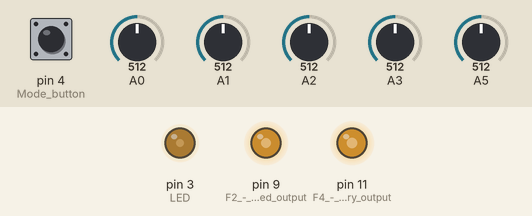
A sketch run on a simulated Arduino Uno, built with avr-gcc and run on an emulated ATmega328P. Shown: output pins drawn as LEDs (lit = HIGH). The test bench sets the inputs (shaded band); at power-on: A0 = 512, A1 = 512, pin 4 (Mode_button) HIGH, A3 = 512, A2 = 512, A5 = 512. Random numbers use the default seed unless the sketch sets one.

Above: at 1.8 s.
1.9 s: A0 set to 716
At 3.4 s:
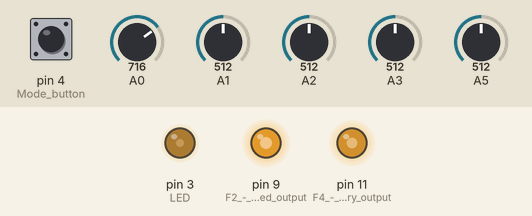
4.9 s: A1 set to 30
At 5.21 s:
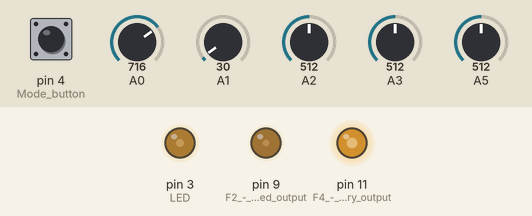
7.9 s: pin 4 (Mode_button) pulled LOW for 0.15 s
Timing chart, 0 to 8.6 s (numbered marks = the images above; inputs shaded):
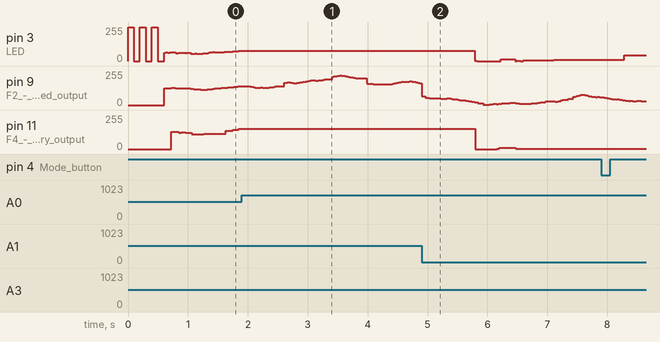

The sketch:

qwalk.ino
```cpp
/*
QUANTUM WALK - Quantum-Inspired Random CV Generator for HAGIWO MOD1
by Rob Heel, enhanced with quantum mechanics-inspired behavior

Quantum Features:
- Quantum Tunneling: Rare large jumps outside normal distribution
- Dual Mode: Classic Quantum Walk vs. Gravity Well (potential energy)
- Entangled Outputs: F2 and F4 create correlated but independent CV paths

Hardware Configuration:
- Potentiometer 1 (Rate)         → A0
- Potentiometer 2 (Bias/Offset)  → A1
- Potentiometer 3 (Quantum Flux) → A2 (was ChaosDepth)

- LED Indicator                  → Pin 3 (OCR2B) - Brightness = mode indication
- Push Button                    → Pin 4 - Toggle modes

Inputs/Outputs:
- F1    A3  CV input (Entanglement - controls correlation between F2/F4)
- F2    D9  Lagged Output (quantum-entangled follower)
- F3    A5  CV input (adds to Quantum Flux)
- F4    D11 Primary Quantum Walk Output

Modes (Button Toggle):
- Classic Quantum Walk: Free random drift with quantum tunneling events
- Gravity Well Mode: Pull toward equilibrium (0) - like a potential well
*/

#include <EEPROM.h>
#include <Arduino.h>

// ---------------- Quantum Parameters ----------------
static const unsigned int TABLE_SIZE = 1024;
static const unsigned long UPDATE_INTERVAL_US = 400;

// Quantum tunneling parameters
const float QUANTUM_TUNNEL_PROBABILITY = 5.0f; // 5% chance per step
const float QUANTUM_TUNNEL_MULTIPLIER = 3.5f;  // Jump 3.5x larger
const float SUPERPOSITION_DECAY = 0.995f;      // For gravity mode

uint8_t waveTable[TABLE_SIZE];

// Quantum state variables
float walkPhase = 0.5f;      // Start at equilibrium
float laggedPhase = 0.5f;    // Entangled particle state
float quantumFlux = 0.0;     // Fluctuation amplitude
float rate = 0.001f;
float bias = 0.0f;

// Entanglement parameters
float baseEntanglement = 0.9995f;
float entanglement = 0.9995f;

// Mode state
bool gravityWellMode = false;
unsigned long lastButtonPress = 0;
const unsigned long DEBOUNCE_TIME = 200;

// Visual feedback
uint8_t ledPulse = 0;
bool modeJustChanged = false;

void setup() {
  pinMode(11, OUTPUT);         // F4 - Primary output
  pinMode(9, OUTPUT);          // F2 - Entangled output
  pinMode(3, OUTPUT);          // LED
  pinMode(4, INPUT_PULLUP);    // Mode button

  configurePWM();

  // Initialize in superposition (middle state)
  walkPhase = 0.5f;
  laggedPhase = 0.5f;

  // Flash LED on startup
  for(int i = 0; i < 3; i++) {
    OCR2B = 255;
    delay(100);
    OCR2B = 0;
    delay(100);
  }
}

void loop() {
  // Read quantum control parameters
  rate = readFrequency(A0);
  // In loop(), replace the quantumFlux calculation:
float rawFlux = (analogRead(A2) / 1023.0f) + (analogRead(A5) / 1023.0f);
rawFlux = constrain(rawFlux, 0.0f, 1.0f);

// Apply curve for finer control in the lower range
quantumFlux = rawFlux * rawFlux * 0.5f;  // Squared curve, halved max

  bias = (analogRead(A1) / 1023.0f) * 0.8f - 0.4f; // -0.4 to +0.4 offset

  // F1 CV controls entanglement (correlation between outputs)
  float entanglementCV = analogRead(A3) / 1023.0f;
  entanglement = baseEntanglement - (entanglementCV * 0.015f);
  entanglement = constrain(entanglement, 0.98f, 0.9995f);

  // Handle mode button with debouncing
  if (digitalRead(4) == LOW && (millis() - lastButtonPress > DEBOUNCE_TIME)) {
    gravityWellMode = !gravityWellMode;
    lastButtonPress = millis();
    modeJustChanged = true;
    ledPulse = 255; // Flash LED on mode change
  }

  // Quantum walk evolution
  if (gravityWellMode) {
    updateGravityWell(walkPhase, rate, quantumFlux);
  } else {
    updateQuantumWalk(walkPhase, rate, quantumFlux);
  }

  // Update entangled output
  updateEntangledOutput(walkPhase, laggedPhase, entanglement);

  // Apply bias and constrain
  int primaryOutput = (int)((walkPhase + bias) * 255.0f);
  primaryOutput = constrain(primaryOutput, 0, 255);

  int entangledOutput = (int)((laggedPhase + bias) * 255.0f);
  entangledOutput = constrain(entangledOutput, 0, 255);

  // Output to jacks
  analogWrite(11, primaryOutput);   // F4 - Primary quantum walk
  analogWrite(9, entangledOutput);  // F2 - Entangled output

  // LED behavior - indicates mode and activity
  updateLEDFeedback(primaryOutput);
}

void configurePWM() {
  TCCR1A = 0; TCCR1B = 0;
  TCCR1A |= (1 << WGM10) | (1 << COM1A1) | (1 << COM1B1);
  TCCR1B |= (1 << WGM12) | (1 << CS10);

  TCCR2A = 0; TCCR2B = 0;
  TCCR2A |= (1 << WGM20) | (1 << WGM21) | (1 << COM2A1) | (1 << COM2B1);
  TCCR2B |= (1 << CS20);
}

// Classic quantum walk with tunneling events
void updateQuantumWalk(float &phase, float rate, float flux) {
  float randomStep = (random(-100, 100) / 100.0f) * flux;

  // Quantum tunneling - rare large jumps!
  if (random(1000) < (QUANTUM_TUNNEL_PROBABILITY * 10)) {
    randomStep *= QUANTUM_TUNNEL_MULTIPLIER;
    ledPulse = 255; // Flash LED on quantum tunnel event
  }

  phase += randomStep * rate;
  phase = constrain(phase, 0.0f, 1.0f);
}

// Gravity well - pull toward equilibrium (potential energy minimum)
void updateGravityWell(float &phase, float rate, float flux) {
  float randomStep = (random(-100, 100) / 100.0f) * flux;
  phase += randomStep * rate;

  // Pull toward equilibrium (0.5 or center)
  // Simulates a potential well at center
  float equilibrium = 0.5f;
  float pullStrength = 0.02f; // Adjust for stronger/weaker pull
  phase += (equilibrium - phase) * pullStrength;

  phase = constrain(phase, 0.0f, 1.0f);
}

// Entangled output - correlated but independent evolution
void updateEntangledOutput(float mainPhase, float &entangledPhase, float currentEntanglement) {
  // Quantum entanglement simulation
  // High entanglement = outputs move together
  // Low entanglement = independent evolution

  entangledPhase = (entangledPhase * currentEntanglement) +
                   (mainPhase * (1.0f - currentEntanglement));
}

// LED feedback system
void updateLEDFeedback(int outputValue) {
  if (modeJustChanged && ledPulse > 0) {
    // Flash on mode change
    OCR2B = ledPulse;
    ledPulse -= 15;
    if (ledPulse < 15) {
      modeJustChanged = false;
      ledPulse = 0;
    }
  } else if (gravityWellMode) {
    // Pulsing in gravity mode
    OCR2B = (outputValue * 0.7f) + (sin(millis() * 0.003f) * 40.0f + 40.0f);
  } else {
    // Steady in quantum walk mode
    OCR2B = outputValue * 0.5f;
  }
}

float readFrequency(int analogPin) {
  int rawVal = analogRead(analogPin);
  float fMin = 0.001f;
  float fMax = 0.1f;
  return fMin * powf(fMax / fMin, rawVal / 1023.0f);
}
```
